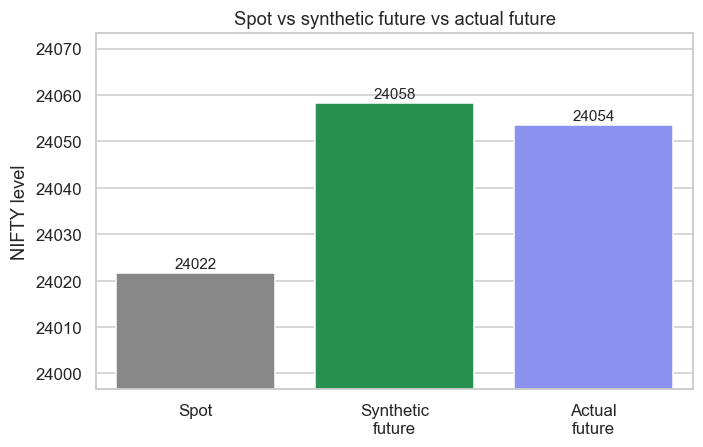

Source code (Python):
# Put-call parity builds a 'synthetic future' from options - the Black-76 forward.
import os
from pathlib import Path

import matplotlib

matplotlib.use("Agg")
import matplotlib.pyplot as plt
import seaborn as sns
from openalgo import api

client = api(
    api_key=os.getenv("OPENALGO_API_KEY", "your_api_key_here"),
    host=os.getenv("OPENALGO_HOST", "http://127.0.0.1:5000"),
)

# The synthetic future = ATM strike + ATM call price - ATM put price (put-call parity).
sf = client.syntheticfuture(underlying="NIFTY", exchange="NSE_INDEX", expiry_date="30JUN26")
spot = sf["underlying_ltp"]
synthetic = sf["synthetic_future_price"]
fut = client.quotes(symbol="NIFTY30JUN26FUT", exchange="NFO")["data"]["ltp"]

# A zoomed bar chart: spot sits just below the future and synthetic (the cost of carry).
sns.set_theme(style="whitegrid")
fig, ax = plt.subplots(figsize=(7, 4.2))
labels = ["Spot", "Synthetic\nfuture", "Actual\nfuture"]
vals = [spot, synthetic, fut]
sns.barplot(x=labels, y=vals, hue=labels, legend=False,
            palette=["#888", "#16a34a", "#7c83ff"], ax=ax)
ax.set_ylim(min(vals) - 25, max(vals) + 15)        # zoom in to see the small gaps
for i, v in enumerate(vals):
    ax.text(i, v + 1, f"{v:.0f}", ha="center", fontsize=10)
ax.set_title("Spot vs synthetic future vs actual future")
ax.set_ylabel("NIFTY level")
plt.savefig(Path(__file__).with_suffix(".png"), dpi=110, bbox_inches="tight")

print(f"Spot LTP          : {spot:.2f}")
print(f"ATM strike        : {sf['atm_strike']:.0f}")
print(f"Synthetic future  : {synthetic:.2f}   (= strike + ATM call - ATM put)")
print(f"Actual future     : {fut:.2f}")
print(f"Synthetic vs real : {synthetic - fut:+.2f} difference")
print("\nThe synthetic future, built purely from option prices, tracks the real future -")
print("and it is the FORWARD that Indian F&O Greeks are priced against (Black-76, next chapter).")
